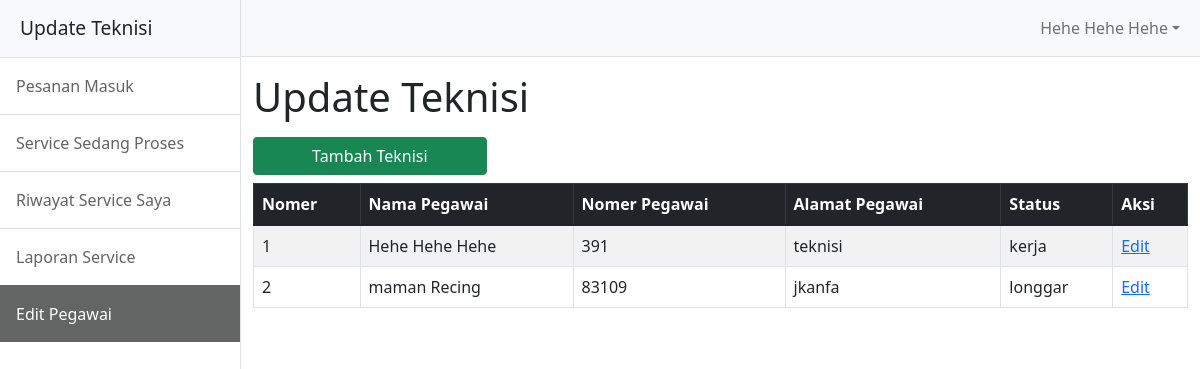
Page /pegawai/editteknisi.php (signed in) on the committed database.
### tables this page shows
CREATE TABLE `pegawai` (
  `id_pegawai` int(11) NOT NULL,
  `nama_pegawai` varchar(50) NOT NULL,
  `username` varchar(50) NOT NULL,
  `password` varchar(50) NOT NULL,
  `no_telpon_pegawai` varchar(15) NOT NULL,
  `alamat_pegawai` text NOT NULL,
  `role` enum('admin','teknisi') NOT NULL,
  `status_pegawai` enum('admin','longgar','kerja') NOT NULL
);

### pegawai/editteknisi.php (the view, shortened to what this page needs)
<?php
if ($_SESSION['role'] === 'teknisi') {
  include '../conn.php';
  $title = "Update Teknisi";
  $querypesanservice = "SELECT * FROM pegawai WHERE role = 'teknisi'";
  $exec = mysqli_query($conn, $querypesanservice);
  $jumlahdata = mysqli_num_rows($exec);
  if ($jumlahdata >= 1) {
    $getAllData = mysqli_fetch_all($exec, MYSQLI_ASSOC);
  } else {
    $pesan = "Tidak Ada Service Hari ini <br> Sabar rezeki sudah ada yang ngatur";
  }
}
?>
<?php if ($_SESSION['role'] === 'teknisi') : ?>
  <!DOCTYPE html>
  <html lang="en">
  <head>
    <link href="../assets/css/bootstrap.css" rel="stylesheet" />
  </head>
  <body>
    <div class="d-flex" id="wrapper">
      <div class="border-end bg-white" id="sidebar-wrapper">
        <div class="sidebar-heading border-bottom bg-light"><?= $title ?></div>
        <div class="list-group list-group-flush">
          <a class="list-group-item list-group-item-action list-group-item-light p-3 <?= ($title === "Pesanan Jasa Service") ? 'active' : ''; ?>" href="dashboardteknisi.php">Pesanan Masuk</a>
          <a class="list-group-item list-group-item-action list-group-item-light p-3 <?= ($title === "Service Sedang Proses") ? 'active' : ''; ?>" href="serviceberjalanteknisi.php">Service Sedang Proses</a>
          <a class="list-group-item list-group-item-action list-group-item-light p-3 <?= ($title === "Riwayat Service Saya") ? 'active' : ''; ?>" href="serviceselesaiteknisi.php">Riwayat Service Saya</a>
          <a class="list-group-item list-group-item-action list-group-item-light p-3 <?= ($title === "Laporan Service") ? 'active' : ''; ?>" href="dashboardadmin.php">Laporan Service</a>
          <a class="list-group-item list-group-item-action list-group-item-light p-3 <?= ($title === "Update Teknisi") ? 'active' : ''; ?>" href="editteknisi.php">Edit Pegawai</a>
        </div>
      </div>
      <div id="page-content-wrapper">
        <nav class="navbar navbar-expand-lg navbar-light bg-light border-bottom">
          <div class="container-fluid">
            <div class="collapse navbar-collapse" id="navbarSupportedContent">
              <ul class="navbar-nav ms-auto mt-2 mt-lg-0">
                <li class="nav-item dropdown">
                  <a class="nav-link dropdown-toggle" id="navbarDropdown" href="#" role="button" data-bs-toggle="dropdown" aria-haspopup="true" aria-expanded="false"><?= $_SESSION['nama_pegawai'] ?></a>
                </li>
              </ul>
            </div>
          </div>
        </nav>
        <div class="container">
          <?php if (isset($pesan)) : ?>
            <h1> <?= $pesan; ?> </h1>
          <?php else : ?>
            <h1 class="my-3"><?= $title ?></h1>
            <div class="table-responsive">
              <table class="table table-bordered table-striped table-hover">
                <a href="tambahteknisi.php" class="btn col-3 mb-2 btn-success">Tambah Teknisi</a>
                <thead class="table-dark">
                  <tr>
                    <th scope="col">Nomer</th>
                    <th scope="col">Nama Pegawai</th>
                    <th scope="col">Nomer Pegawai</th>
                    <th scope="col">Alamat Pegawai</th>
                    <th scope="col">Status</th>
                    <th scope="col">Aksi</th>
                  </tr>
                </thead>
                <tbody>
                  <?php $no = 1; ?>
                  <?php foreach ($getAllData as $s) : ?>
                    <tr>
                      <td><?= $no++ ?></td>
                      <td><?= $s['nama_pegawai'] ?></td>
                      <td><?= $s['no_telpon_pegawai'] ?></td>
                      <td><?= $s['alamat_pegawai'] ?></td>
                      <td><?= $s['status_pegawai'] ?></td>
                      <td><a href="updateuser.php?id=<?= $s['id_pegawai'] ?>">Edit</a></td>
                    </tr>
                  <?php endforeach ?>
                </tbody>
              </table>
            </div>
          <?php endif ?>
        </div>
      </div>
    </div>
  </body>
  </html>
<?php endif ?>

### rows in the picture
pegawai: nama_pegawai "Hehe Hehe Hehe", no_telpon_pegawai "391", alamat_pegawai "teknisi", status_pegawai "kerja"
pegawai: nama_pegawai "maman Recing", no_telpon_pegawai "83109", alamat_pegawai "jkanfa", status_pegawai "longgar"

### other values in the picture
$title "Update Teknisi"
$_SESSION['nama_pegawai'] "Hehe Hehe Hehe"
